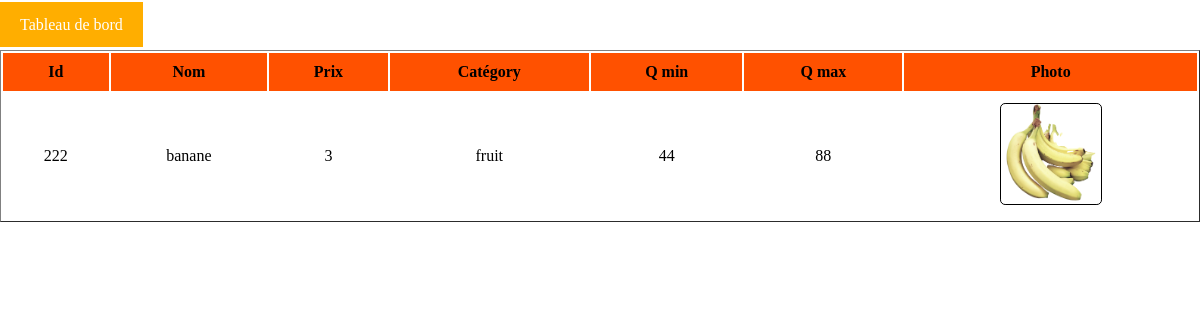
/Category.php?nomcat=fruit, run on the app's committed database.
### tables this page shows
CREATE TABLE `myproduct` (
  `id` int(11) NOT NULL,
  `nom` varchar(33) NOT NULL,
  `prix` int(11) NOT NULL,
  `qmin` int(11) NOT NULL,
  `qmax` int(11) NOT NULL,
  `category` varchar(33) NOT NULL,
  `photo` varchar(33) NOT NULL
);

### Category.php (the view, shortened to what this page needs)
<?php require_once('connexion.php');?>
<!DOCTYPE html>
<html lang="en">
<head>
    <link rel="stylesheet" href="style.css">
</head>
<body>
<p><a href="accueil.php" class="submit">Tableau de bord</a></p>
<table width="100%" border="1" style="text-align:center;">
      <tr>
          <th>Id</th>
          <th>Nom</th>
          <th>Prix</th>
          <th>Catégory</th>
          <th>Q min</th>
          <th>Q max</th>
          <th>Photo</th>
      </tr>
<?php
if(isset($_GET['nomcat']))
{
    $cat=$_GET['nomcat'];
    $reqCat="SELECT * FROM myproduct WHERE category='$cat'";
    $resultat=mysqli_query($cnpstock,$reqCat);
}
while($ligne=mysqli_fetch_assoc($resultat))
      {
      ?>
      <tr>
          <td><?php echo $ligne['id'];?></td>
          <td><?php echo $ligne['nom'];?></td>
          <td><?php echo $ligne['prix'];?></td>
          <td><?php echo $ligne['category'];?></td>
          <td><?php echo $ligne['qmin'];?></td>
          <td><?php echo $ligne['qmax'];?></td>
          <td><img src='<?php echo $ligne['photo'];?>' class="photopro"></td>
      </tr>
      <?php
      }
      ?>
</body>
</html>

### style.css (style rules this page uses)
html,body { margin: 0; padding: 0; width: 100%;height: 100%; }
a { text-decoration: none; }
.submit { background-color: #ffae00; color: white; padding: 14px 20px ;margin: 8px 0; border: none; cursor: pointer; width: 100%; }
table { caption-side: bottom; }
th { border: none; padding: 10px; }
td { border: none; padding: 10px; }
th { border: none; background-color:#ff5100; padding: 10px; }
.photopro { width: 100px; height: 100px; border-radius: 5%; border: 1px solid; }

### data on the page
myproduct: id "222", nom "banane", prix "3", category "fruit", qmin "44", qmax "88", photo (picture)
